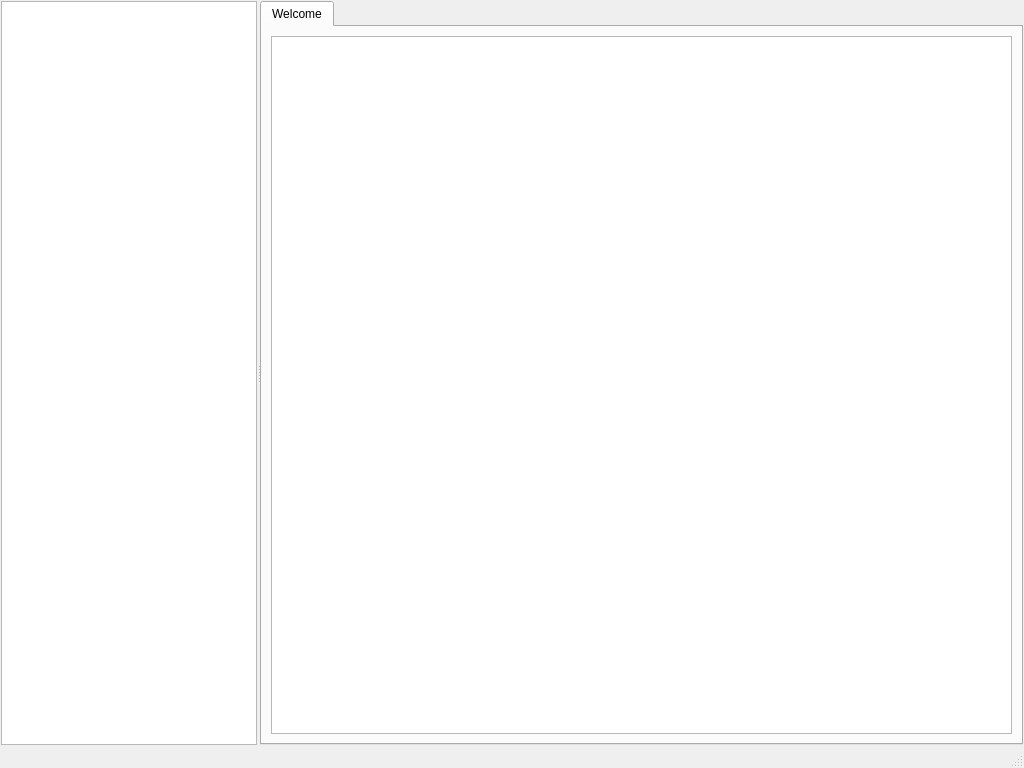
<?xml version="1.0" encoding="UTF-8"?>
<ui version="4.0">
 <class>MainWindow</class>
 <widget class="QMainWindow" name="MainWindow">
  <property name="geometry">
   <rect>
    <x>0</x>
    <y>0</y>
    <width>1024</width>
    <height>768</height>
   </rect>
  </property>
  <property name="sizePolicy">
   <sizepolicy hsizetype="Expanding" vsizetype="Expanding">
    <horstretch>0</horstretch>
    <verstretch>0</verstretch>
   </sizepolicy>
  </property>
  <property name="windowTitle">
   <string>MainWindow</string>
  </property>
  <widget class="QWidget" name="centralwidget">
   <property name="sizePolicy">
    <sizepolicy hsizetype="Expanding" vsizetype="Maximum">
     <horstretch>0</horstretch>
     <verstretch>0</verstretch>
    </sizepolicy>
   </property>
   <property name="layoutDirection">
    <enum>Qt::LeftToRight</enum>
   </property>
   <layout class="QGridLayout" name="gridLayout">
    <property name="leftMargin">
     <number>1</number>
    </property>
    <property name="topMargin">
     <number>1</number>
    </property>
    <property name="rightMargin">
     <number>1</number>
    </property>
    <property name="bottomMargin">
     <number>1</number>
    </property>
    <property name="spacing">
     <number>10</number>
    </property>
    <item row="0" column="0">
     <widget class="QSplitter" name="splitter">
      <property name="sizePolicy">
       <sizepolicy hsizetype="Expanding" vsizetype="Expanding">
        <horstretch>1</horstretch>
        <verstretch>0</verstretch>
       </sizepolicy>
      </property>
      <property name="frameShadow">
       <enum>QFrame::Raised</enum>
      </property>
      <property name="orientation">
       <enum>Qt::Horizontal</enum>
      </property>
      <property name="handleWidth">
       <number>3</number>
      </property>
      <property name="childrenCollapsible">
       <bool>false</bool>
      </property>
      <widget class="QTreeWidget" name="treeWidget">
       <property name="sizePolicy">
        <sizepolicy hsizetype="Minimum" vsizetype="Minimum">
         <horstretch>0</horstretch>
         <verstretch>0</verstretch>
        </sizepolicy>
       </property>
       <property name="minimumSize">
        <size>
         <width>200</width>
         <height>0</height>
        </size>
       </property>
       <property name="animated">
        <bool>true</bool>
       </property>
       <attribute name="headerVisible">
        <bool>false</bool>
       </attribute>
       <column>
        <property name="text">
         <string notr="true">1</string>
        </property>
       </column>
      </widget>
      <widget class="QTabWidget" name="tabWidget">
       <property name="sizePolicy">
        <sizepolicy hsizetype="Expanding" vsizetype="Expanding">
         <horstretch>1</horstretch>
         <verstretch>0</verstretch>
        </sizepolicy>
       </property>
       <widget class="QWidget" name="tab_1">
        <property name="sizePolicy">
         <sizepolicy hsizetype="Expanding" vsizetype="Expanding">
          <horstretch>1</horstretch>
          <verstretch>0</verstretch>
         </sizepolicy>
        </property>
        <attribute name="title">
         <string>Welcome</string>
        </attribute>
        <layout class="QVBoxLayout" name="verticalLayout">
         <item>
          <widget class="QListWidget" name="listWidget">
           <property name="sizePolicy">
            <sizepolicy hsizetype="Expanding" vsizetype="Expanding">
             <horstretch>1</horstretch>
             <verstretch>0</verstretch>
            </sizepolicy>
           </property>
          </widget>
         </item>
        </layout>
       </widget>
      </widget>
     </widget>
    </item>
   </layout>
  </widget>
  <widget class="QMenuBar" name="menubar">
   <property name="geometry">
    <rect>
     <x>0</x>
     <y>0</y>
     <width>1024</width>
     <height>21</height>
    </rect>
   </property>
  </widget>
  <widget class="QStatusBar" name="statusbar"/>
 </widget>
 <resources/>
 <connections/>
</ui>
